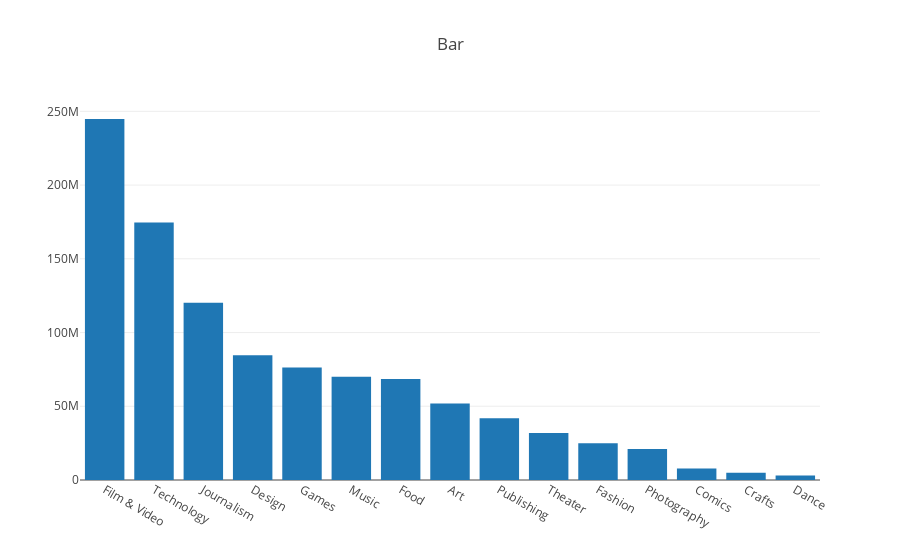

Notebook source saved alongside this figure:
### Markdown cell above
## 大きい順に表示する

### Code cell
groupby = df.groupby('main_category').sum().sort_values('usd_goal_real', ascending=False)

trace = go.Bar(
    x=groupby.index,
    y=groupby['usd_goal_real'],
    name="usd_goal_real"
)

layout = go.Layout(title='Bar', 
                   legend=dict(orientation='h'))

data=[trace]
fig = go.Figure(data, layout=layout)
iplot(fig)

### Figure 1 — Plotly figure (JSON) as saved in the notebook; plotly's stock layout.template omitted (floating-point values rounded to 4 significant figures)
{"data": [{"name": "usd_goal_real", "type": "bar", "uid": "d4a6c7b4-c481-11e8-88bf-787b8ace8718", "x": ["Film & Video", "Technology", "Journalism", "Design", "Games", "Music", "Food", "Art", "Publishing", "Theater", "Fashion", "Photography", "Comics", "Crafts", "Dance"], "y": [244800000.0, 174600000.0, 120200000.0, 84530000.0, 76300000.0, 70050000.0, 68470000.0, 51940000.0, 41800000.0, 31940000.0, 24960000.0, 20980000.0, 7724000.0, 4959000.0, 3044000.0]}], "layout": {"legend": {"orientation": "h"}, "title": "Bar"}}
